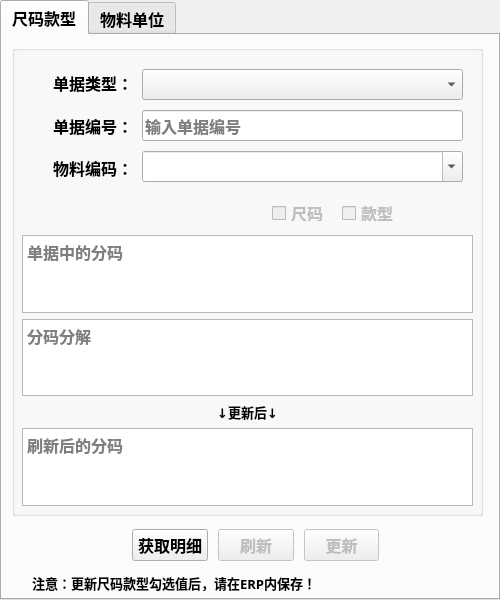
<?xml version="1.0" encoding="UTF-8"?>
<ui version="4.0">
 <class>Form</class>
 <widget class="QWidget" name="Form">
  <property name="geometry">
   <rect>
    <x>0</x>
    <y>0</y>
    <width>500</width>
    <height>600</height>
   </rect>
  </property>
  <property name="maximumSize">
   <size>
    <width>500</width>
    <height>600</height>
   </size>
  </property>
  <property name="font">
   <font>
    <family>微软雅黑</family>
    <pointsize>16</pointsize>
    <weight>75</weight>
    <bold>true</bold>
   </font>
  </property>
  <property name="windowTitle">
   <string>工具</string>
  </property>
  <widget class="QTabWidget" name="tabWidget">
   <property name="enabled">
    <bool>true</bool>
   </property>
   <property name="geometry">
    <rect>
     <x>0</x>
     <y>0</y>
     <width>500</width>
     <height>600</height>
    </rect>
   </property>
   <property name="font">
    <font>
     <family>微软雅黑</family>
     <pointsize>12</pointsize>
     <weight>75</weight>
     <bold>true</bold>
    </font>
   </property>
   <property name="currentIndex">
    <number>0</number>
   </property>
   <widget class="QWidget" name="tab_2">
    <property name="font">
     <font>
      <family>微软雅黑</family>
      <pointsize>12</pointsize>
      <weight>75</weight>
      <bold>true</bold>
     </font>
    </property>
    <attribute name="title">
     <string>尺码款型</string>
    </attribute>
    <widget class="QGroupBox" name="frame">
     <property name="geometry">
      <rect>
       <x>10</x>
       <y>10</y>
       <width>471</width>
       <height>471</height>
      </rect>
     </property>
     <property name="font">
      <font>
       <family>微软雅黑</family>
       <pointsize>12</pointsize>
       <weight>75</weight>
       <bold>true</bold>
      </font>
     </property>
     <property name="title">
      <string/>
     </property>
     <widget class="QWidget" name="verticalLayoutWidget_3">
      <property name="geometry">
       <rect>
        <x>10</x>
        <y>20</y>
        <width>111</width>
        <height>121</height>
       </rect>
      </property>
      <layout class="QVBoxLayout" name="verticalLayout_3">
       <item>
        <widget class="QLabel" name="billsType">
         <property name="text">
          <string>单据类型：</string>
         </property>
         <property name="alignment">
          <set>Qt::AlignRight|Qt::AlignTrailing|Qt::AlignVCenter</set>
         </property>
        </widget>
       </item>
       <item>
        <widget class="QLabel" name="billNo">
         <property name="text">
          <string>单据编号：</string>
         </property>
         <property name="alignment">
          <set>Qt::AlignRight|Qt::AlignTrailing|Qt::AlignVCenter</set>
         </property>
        </widget>
       </item>
       <item>
        <widget class="QLabel" name="mComboBox">
         <property name="text">
          <string>物料编码：</string>
         </property>
         <property name="alignment">
          <set>Qt::AlignRight|Qt::AlignTrailing|Qt::AlignVCenter</set>
         </property>
        </widget>
       </item>
      </layout>
     </widget>
     <widget class="QWidget" name="verticalLayoutWidget_4">
      <property name="geometry">
       <rect>
        <x>130</x>
        <y>20</y>
        <width>321</width>
        <height>121</height>
       </rect>
      </property>
      <layout class="QVBoxLayout" name="verticalLayout_4">
       <item>
        <widget class="QComboBox" name="billsTypeComboBox">
         <property name="enabled">
          <bool>true</bool>
         </property>
         <property name="cursor">
          <cursorShape>PointingHandCursor</cursorShape>
         </property>
         <property name="editable">
          <bool>false</bool>
         </property>
        </widget>
       </item>
       <item>
        <widget class="QLineEdit" name="billNoText">
         <property name="placeholderText">
          <string>输入单据编号</string>
         </property>
        </widget>
       </item>
       <item>
        <widget class="QComboBox" name="materialsComboBox">
         <property name="enabled">
          <bool>true</bool>
         </property>
         <property name="cursor">
          <cursorShape>PointingHandCursor</cursorShape>
         </property>
         <property name="editable">
          <bool>true</bool>
         </property>
         <property name="currentText">
          <string/>
         </property>
         <property name="placeholderText">
          <string/>
         </property>
        </widget>
       </item>
      </layout>
     </widget>
     <widget class="QCheckBox" name="AuxS">
      <property name="enabled">
       <bool>false</bool>
      </property>
      <property name="geometry">
       <rect>
        <x>260</x>
        <y>160</y>
        <width>61</width>
        <height>16</height>
       </rect>
      </property>
      <property name="text">
       <string>尺码</string>
      </property>
     </widget>
     <widget class="QCheckBox" name="AuxC">
      <property name="enabled">
       <bool>false</bool>
      </property>
      <property name="geometry">
       <rect>
        <x>330</x>
        <y>160</y>
        <width>61</width>
        <height>16</height>
       </rect>
      </property>
      <property name="text">
       <string>款型</string>
      </property>
     </widget>
     <widget class="QWidget" name="verticalLayoutWidget_5">
      <property name="geometry">
       <rect>
        <x>10</x>
        <y>190</y>
        <width>451</width>
        <height>271</height>
       </rect>
      </property>
      <layout class="QVBoxLayout" name="verticalLayout_5">
       <item>
        <widget class="QTextEdit" name="AuxCSText">
         <property name="enabled">
          <bool>true</bool>
         </property>
         <property name="placeholderText">
          <string>单据中的分码</string>
         </property>
        </widget>
       </item>
       <item>
        <widget class="QTextEdit" name="reserveAuxCSText">
         <property name="enabled">
          <bool>true</bool>
         </property>
         <property name="placeholderText">
          <string>分码分解</string>
         </property>
        </widget>
       </item>
       <item>
        <widget class="QLabel" name="label">
         <property name="font">
          <font>
           <family>微软雅黑</family>
           <pointsize>10</pointsize>
           <weight>75</weight>
           <bold>true</bold>
          </font>
         </property>
         <property name="text">
          <string>↓更新后↓</string>
         </property>
         <property name="alignment">
          <set>Qt::AlignCenter</set>
         </property>
        </widget>
       </item>
       <item>
        <widget class="QTextEdit" name="newAuxCSText">
         <property name="enabled">
          <bool>true</bool>
         </property>
         <property name="placeholderText">
          <string>刷新后的分码</string>
         </property>
        </widget>
       </item>
      </layout>
     </widget>
     <widget class="QLabel" name="fNameText">
      <property name="geometry">
       <rect>
        <x>20</x>
        <y>155</y>
        <width>231</width>
        <height>21</height>
       </rect>
      </property>
      <property name="font">
       <font>
        <family>微软雅黑</family>
        <pointsize>14</pointsize>
        <weight>75</weight>
        <bold>true</bold>
       </font>
      </property>
      <property name="text">
       <string/>
      </property>
     </widget>
     <widget class="QWidget" name="widget" native="true">
      <property name="geometry">
       <rect>
        <x>380</x>
        <y>140</y>
        <width>81</width>
        <height>41</height>
       </rect>
      </property>
     </widget>
    </widget>
    <widget class="QWidget" name="horizontalLayoutWidget">
     <property name="geometry">
      <rect>
       <x>130</x>
       <y>490</y>
       <width>247</width>
       <height>41</height>
      </rect>
     </property>
     <layout class="QHBoxLayout" name="horizontalLayout">
      <property name="spacing">
       <number>10</number>
      </property>
      <property name="leftMargin">
       <number>0</number>
      </property>
      <property name="rightMargin">
       <number>0</number>
      </property>
      <item>
       <widget class="QPushButton" name="getBillsBtn">
        <property name="enabled">
         <bool>true</bool>
        </property>
        <property name="text">
         <string>获取明细</string>
        </property>
       </widget>
      </item>
      <item>
       <widget class="QPushButton" name="resetBtn">
        <property name="enabled">
         <bool>false</bool>
        </property>
        <property name="text">
         <string>刷新</string>
        </property>
       </widget>
      </item>
      <item>
       <widget class="QPushButton" name="updateBtn">
        <property name="enabled">
         <bool>false</bool>
        </property>
        <property name="text">
         <string>更新</string>
        </property>
       </widget>
      </item>
     </layout>
    </widget>
    <widget class="QLabel" name="label_3">
     <property name="geometry">
      <rect>
       <x>30</x>
       <y>540</y>
       <width>351</width>
       <height>16</height>
      </rect>
     </property>
     <property name="font">
      <font>
       <family>微软雅黑</family>
       <pointsize>10</pointsize>
       <weight>75</weight>
       <bold>true</bold>
      </font>
     </property>
     <property name="text">
      <string>注意：更新尺码款型勾选值后，请在ERP内保存！</string>
     </property>
    </widget>
   </widget>
   <widget class="QWidget" name="tab">
    <property name="font">
     <font>
      <family>微软雅黑</family>
      <pointsize>12</pointsize>
      <weight>75</weight>
      <bold>true</bold>
     </font>
    </property>
    <attribute name="title">
     <string>物料单位</string>
    </attribute>
    <widget class="QGroupBox" name="groupBox">
     <property name="geometry">
      <rect>
       <x>10</x>
       <y>10</y>
       <width>471</width>
       <height>171</height>
      </rect>
     </property>
     <property name="title">
      <string/>
     </property>
     <widget class="QWidget" name="verticalLayoutWidget">
      <property name="geometry">
       <rect>
        <x>10</x>
        <y>20</y>
        <width>111</width>
        <height>121</height>
       </rect>
      </property>
      <layout class="QVBoxLayout" name="verticalLayout">
       <item>
        <widget class="QLabel" name="unit">
         <property name="font">
          <font>
           <family>微软雅黑</family>
           <pointsize>12</pointsize>
           <weight>75</weight>
           <bold>true</bold>
          </font>
         </property>
         <property name="text">
          <string>单位：</string>
         </property>
         <property name="alignment">
          <set>Qt::AlignRight|Qt::AlignTrailing|Qt::AlignVCenter</set>
         </property>
        </widget>
       </item>
       <item>
        <widget class="QLabel" name="fnumber">
         <property name="font">
          <font>
           <family>微软雅黑</family>
           <pointsize>12</pointsize>
           <weight>75</weight>
           <bold>true</bold>
          </font>
         </property>
         <property name="text">
          <string>物料编码：</string>
         </property>
         <property name="alignment">
          <set>Qt::AlignRight|Qt::AlignTrailing|Qt::AlignVCenter</set>
         </property>
        </widget>
       </item>
       <item>
        <widget class="QLabel" name="current_unit">
         <property name="font">
          <font>
           <family>微软雅黑</family>
           <pointsize>12</pointsize>
           <weight>75</weight>
           <bold>true</bold>
          </font>
         </property>
         <property name="text">
          <string>当前单位：</string>
         </property>
         <property name="alignment">
          <set>Qt::AlignRight|Qt::AlignTrailing|Qt::AlignVCenter</set>
         </property>
        </widget>
       </item>
      </layout>
     </widget>
     <widget class="QWidget" name="verticalLayoutWidget_2">
      <property name="geometry">
       <rect>
        <x>130</x>
        <y>20</y>
        <width>311</width>
        <height>121</height>
       </rect>
      </property>
      <layout class="QVBoxLayout" name="verticalLayout_2">
       <item>
        <widget class="QComboBox" name="unitComboBox">
         <property name="enabled">
          <bool>true</bool>
         </property>
         <property name="font">
          <font>
           <family>微软雅黑</family>
           <pointsize>12</pointsize>
           <weight>75</weight>
           <bold>true</bold>
          </font>
         </property>
         <property name="cursor">
          <cursorShape>PointingHandCursor</cursorShape>
         </property>
         <property name="editable">
          <bool>true</bool>
         </property>
         <property name="currentText">
          <string/>
         </property>
         <property name="currentIndex">
          <number>-1</number>
         </property>
         <property name="placeholderText">
          <string>请选择</string>
         </property>
        </widget>
       </item>
       <item>
        <widget class="QLineEdit" name="fnumberText">
         <property name="font">
          <font>
           <family>微软雅黑</family>
           <pointsize>12</pointsize>
           <weight>75</weight>
           <bold>true</bold>
          </font>
         </property>
        </widget>
       </item>
       <item>
        <widget class="QLineEdit" name="currentUnitText">
         <property name="enabled">
          <bool>false</bool>
         </property>
         <property name="font">
          <font>
           <family>微软雅黑</family>
           <pointsize>14</pointsize>
           <weight>75</weight>
           <bold>true</bold>
          </font>
         </property>
         <property name="cursor">
          <cursorShape>ForbiddenCursor</cursorShape>
         </property>
        </widget>
       </item>
      </layout>
     </widget>
    </widget>
    <widget class="QWidget" name="horizontalLayoutWidget_2">
     <property name="geometry">
      <rect>
       <x>160</x>
       <y>190</y>
       <width>171</width>
       <height>61</height>
      </rect>
     </property>
     <layout class="QHBoxLayout" name="horizontalLayout_2">
      <item>
       <widget class="QPushButton" name="getUnit">
        <property name="text">
         <string>获取单位</string>
        </property>
       </widget>
      </item>
      <item>
       <widget class="QPushButton" name="btn">
        <property name="font">
         <font>
          <family>微软雅黑</family>
          <pointsize>12</pointsize>
          <weight>75</weight>
          <bold>true</bold>
         </font>
        </property>
        <property name="text">
         <string>更新</string>
        </property>
       </widget>
      </item>
     </layout>
    </widget>
    <widget class="QLabel" name="label_2">
     <property name="geometry">
      <rect>
       <x>60</x>
       <y>280</y>
       <width>291</width>
       <height>16</height>
      </rect>
     </property>
     <property name="text">
      <string>注意：更新后，请在ERP内保存！</string>
     </property>
    </widget>
   </widget>
  </widget>
 </widget>
 <resources/>
 <connections/>
 <slots>
  <slot>show_msg()</slot>
 </slots>
</ui>
